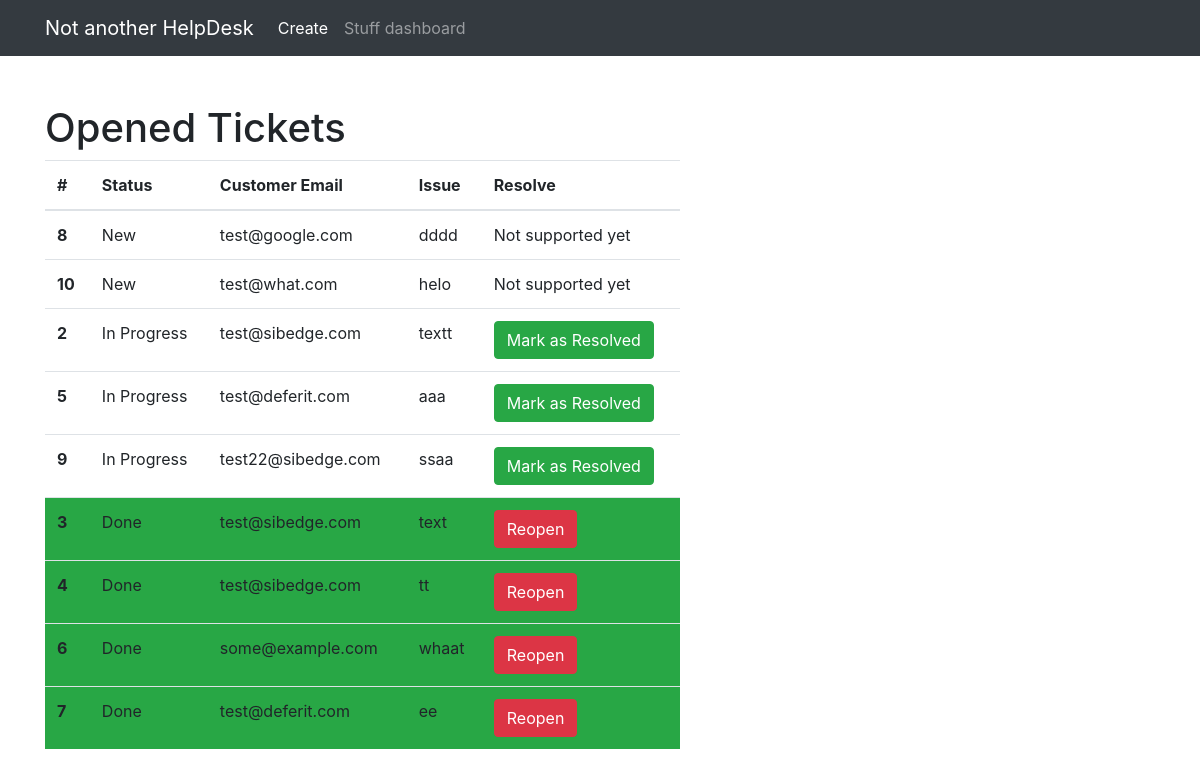
Page /support/tickets/ on the earlier database version.
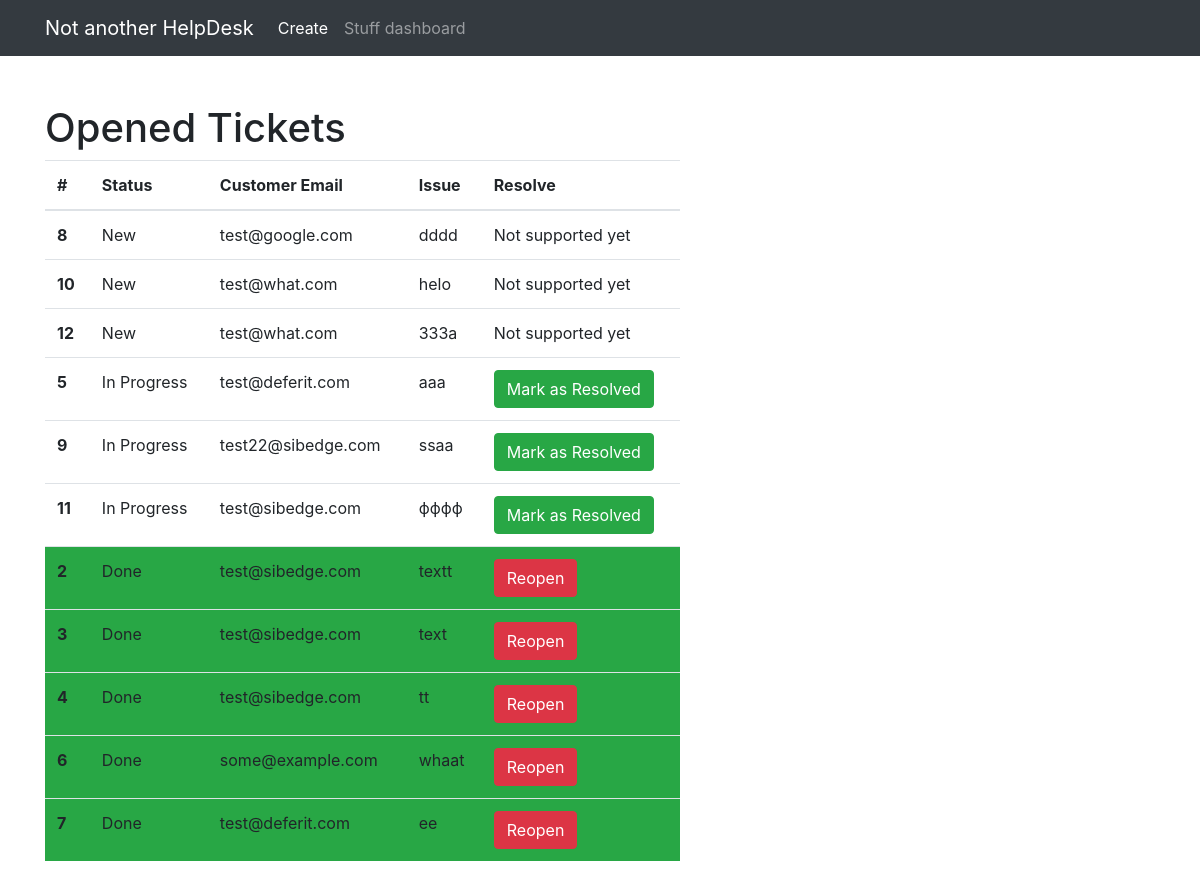
Same page on the later database version.
### support/models.py (models this page shows, shortened)
class Ticket(models.Model):
    issue = models.TextField(null=False, blank=False)
    status = models.IntegerField(choices=TicketStatus.choices, default=TicketStatus.NEW, null=False, blank=False)
    customer_email = models.EmailField(null=False, blank=False)
    assigned_to = models.ForeignKey(StaffUser, on_delete=models.PROTECT, null=True, blank=True)

### support/views.py (the view)
# urls.py: path('tickets/', views.ListTickets.as_view(), name='list-tickets'),
class ListTickets(View):
    def get(self, request):
        tickets = Ticket.objects.order_by('status').all()
        context = {
            "tickets": tickets,
        }
        return render(request, 'support/ticket_list.html', context)

### templates/support/ticket_list.html (shortened to what this page needs)
<!DOCTYPE html>
<html lang="en">
<head>
    <link rel="stylesheet" href="https://stackpath.bootstrapcdn.com/bootstrap/4.3.1/css/bootstrap.min.css"
>
</head>
<body>
<nav class="navbar navbar-expand-lg navbar-dark bg-dark">
    <div class="container">
        <a class="navbar-brand" href="#">Not another HelpDesk</a>
        <div class="collapse navbar-collapse" id="navbarSupportedContent">
            <ul class="navbar-nav ms-auto mb-2 mb-lg-0">
                <li class="nav-item"><a class="nav-link active" aria-current="page" href="{% url "index" %}">Create</a>
                </li>
                <li class="nav-item"><a class="nav-link" href="{% url "list-tickets" %}">Stuff dashboard</a></li>
            </ul>
        </div>
    </div>
</nav>
<div class="container">
    <div class="mt-5">
        <h1>Opened Tickets</h1>
        <div class="row justify-content">
            <div class="col-7">
                <table class="table table-hover">
                    <thead>
                    <tr>
                        <th scope="col">#</th>
                        <th scope="col">Status</th>
                        <th scope="col">Customer Email</th>
                        <th scope="col">Issue</th>
                        <th scope="col">Resolve</th>
                    </tr>
                    </thead>
                    <tbody>
                    {% for ticket in tickets %}
                        <tr class="{% if ticket.status == 30 %}bg-success{% endif %}">
                            <th scope="row">{{ ticket.id }}</th>
                            <td>{{ ticket.get_status_display }}</td>
                            <td>{{ ticket.customer_email }}</td>
                            <td>{{ ticket.issue }}</td>
                            {% if ticket.status == 20 %}
                                <td>
                                    <button name="{{ ticket.id }}" type="button"
                                            class="btn btn-success resolveButton">Mark as Resolved
                                    </button>
                                </td>
                                {% elif ticket.status == 10 %}
                                <td>
                                    Not supported yet
                                </td>
                            {% else %}
                                <td><button name="{{ ticket.id }}" type="button"
                                            class="btn btn-danger reopenButton">Reopen
                                    </button></td>
                            {% endif %}
                        </tr>
                    {% endfor %}
                    </tbody>
                </table>
            </div>
        </div>
    </div>
</div>
</body>
</html>

Differences in the rows shown:
added Ticket: id "12", status "New", customer_email "test@what.com", issue "333a", shows "Not supported yet"
added Ticket: id "11", status "In Progress", customer_email "test@sibedge.com", issue "фффф"
changed Ticket "textt": status "In Progress" → "Done"; status "Mark as Resolved" → "Reopen"; moves down the list
